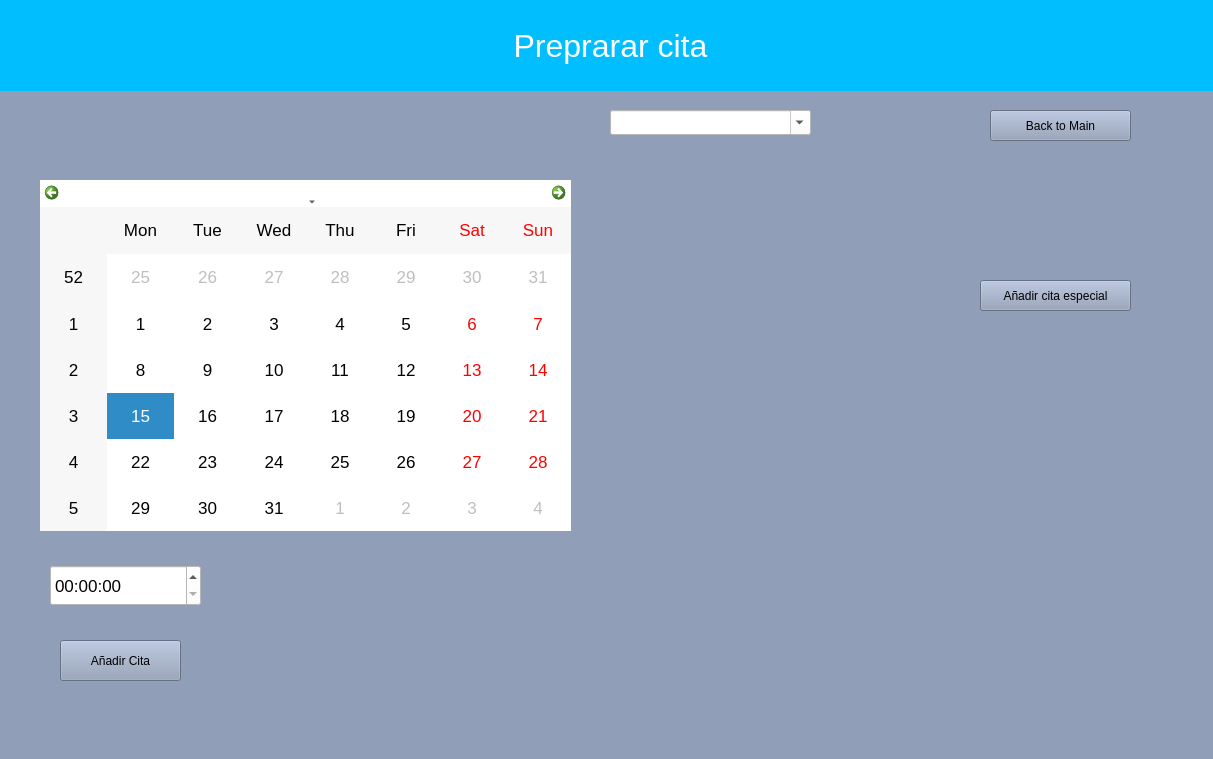
<?xml version="1.0" encoding="UTF-8"?>
<ui version="4.0">
 <class>Calendar</class>
 <widget class="QWidget" name="Calendar">
  <property name="geometry">
   <rect>
    <x>0</x>
    <y>0</y>
    <width>1213</width>
    <height>759</height>
   </rect>
  </property>
  <property name="windowTitle">
   <string>Form</string>
  </property>
  <property name="styleSheet">
   <string notr="true">background-color:rgb(144, 158, 184);</string>
  </property>
  <widget class="QCalendarWidget" name="calendarWidget">
   <property name="geometry">
    <rect>
     <x>40</x>
     <y>180</y>
     <width>531</width>
     <height>351</height>
    </rect>
   </property>
   <property name="styleSheet">
    <string notr="true">background:white;
font: 13pt;</string>
   </property>
  </widget>
  <widget class="QTimeEdit" name="timefield">
   <property name="geometry">
    <rect>
     <x>50</x>
     <y>565</y>
     <width>151</width>
     <height>41</height>
    </rect>
   </property>
   <property name="styleSheet">
    <string notr="true">background:white;
font: 13pt;
</string>
   </property>
  </widget>
  <widget class="QPushButton" name="BtnAddNew">
   <property name="geometry">
    <rect>
     <x>60</x>
     <y>640</y>
     <width>121</width>
     <height>41</height>
    </rect>
   </property>
   <property name="text">
    <string>Añadir Cita</string>
   </property>
  </widget>
  <widget class="QPushButton" name="BtnBack">
   <property name="geometry">
    <rect>
     <x>990</x>
     <y>110</y>
     <width>141</width>
     <height>31</height>
    </rect>
   </property>
   <property name="text">
    <string>Back to Main</string>
   </property>
  </widget>
  <widget class="QLabel" name="label">
   <property name="geometry">
    <rect>
     <x>-10</x>
     <y>0</y>
     <width>1241</width>
     <height>91</height>
    </rect>
   </property>
   <property name="styleSheet">
    <string notr="true">
color:white;
font-size: 32px;
background: #01BFFF;
</string>
   </property>
   <property name="text">
    <string>Preprarar cita</string>
   </property>
   <property name="alignment">
    <set>Qt::AlignCenter</set>
   </property>
  </widget>
  <widget class="QLabel" name="lblFeedback">
   <property name="geometry">
    <rect>
     <x>430</x>
     <y>560</y>
     <width>741</width>
     <height>151</height>
    </rect>
   </property>
   <property name="styleSheet">
    <string notr="true">Color: green;
font:12pt;</string>
   </property>
   <property name="text">
    <string/>
   </property>
  </widget>
  <widget class="QComboBox" name="ComboPekes">
   <property name="enabled">
    <bool>true</bool>
   </property>
   <property name="geometry">
    <rect>
     <x>610</x>
     <y>110</y>
     <width>201</width>
     <height>25</height>
    </rect>
   </property>
   <property name="styleSheet">
    <string notr="true">color: black; 
background: white;
</string>
   </property>
   <property name="editable">
    <bool>true</bool>
   </property>
  </widget>
  <widget class="QPushButton" name="BtnAddSpecialDate">
   <property name="geometry">
    <rect>
     <x>980</x>
     <y>280</y>
     <width>151</width>
     <height>31</height>
    </rect>
   </property>
   <property name="text">
    <string>Añadir cita especial</string>
   </property>
  </widget>
 </widget>
 <resources/>
 <connections/>
</ui>
